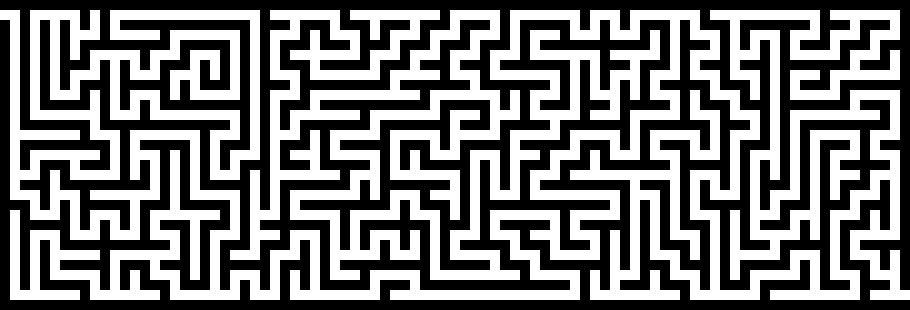
#> input picture SourceImg/Maze/104x60/Anh104x60/45_15/Mz_45_15_111.png, 910 x 310 px, found by its file name; its folder holds only this picture in this run
$ python test.py
#> lines starting #> are read from the running program, lines starting #| are printed output that depends on the picture
import os
import time
import tracemalloc
import pandas as pd
from PIL import Image
import numpy as np
from settings import wall_nodes_coords_list
from bfs_class import BreadthFirst
from dfs_class import DepthFirst
from astar_class import AStar
from dijkstra_class import Dijkstra
from bidirectional_class import Bidirectional
import gc


def read_image(image_path):
    file_list = os.listdir(image_path)

    # Chỉ lấy các tệp có định dạng ảnh (vd: .jpg, .png)
    image_files = [
        os.path.join(image_path, file)
        for file in file_list
        if file.lower().endswith((".jpg", ".jpeg", ".png", ".gif", ".bmp"))
    ]
    result = []
    image_names = []  # Tạo một list để lưu tên của các ảnh
    for file_path in image_files:
        img = Image.open(file_path)
#> img is the input picture: PIL image 910x310 RGBA; mean R, G, B, A 122.1, 122.1, 122.1, 255
        w, h = img.size
#> w = 910; h = 310

        target_size = (w // 10, h // 10)
#> target_size = (91, 31)
        img_resized = img.resize(target_size, resample=Image.BILINEAR)
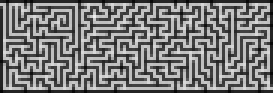
#> img_resized: PIL image 91x31 RGBA (shown 3 times larger); mean R, G, B, A 122.4, 122.4, 122.4, 255

        # Convert the resized image to a NumPy array
        matrix = np.array(img_resized)

        # Convert to binary matrix (0 for white, 1 for black)
        binary_matrix = (matrix[:, :, 0] > 128).astype(int)
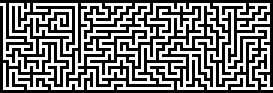
#> binary_matrix: shape (31, 91) int64 (shown 3 times larger); values 0 (black) and 1 (white), 47.9% white in thin lines or dots
        with open("binary_matrix.txt", "w") as file:
            for i in range(len(binary_matrix)):
                for j in range(len(binary_matrix[0])):
                    file.write(str(binary_matrix[i][j]))
                file.write("\n")
#> this loop made 31 passes

        print("a.txt")
        # result.append(binary_matrix)

        # Lưu tên của ảnh vào list
        image_names.append(os.path.splitext(os.path.basename(file_path))[0])

    return result, image_names  # Trả về kết quả và tên của các ảnh


def main():
    parent_folder = "D:\\SV\\HK6\\Algorithms and Analysis\\Maze\\SourceImg\\Maze\\Type\Test\\test1\\45_15"
    result, name = read_image(parent_folder)
    print(result)


if __name__ == "__main__":
    main()

$ run again, on SourceImg/Maze/104x60/Anh104x60/45_15/Mz_45_15_65.png
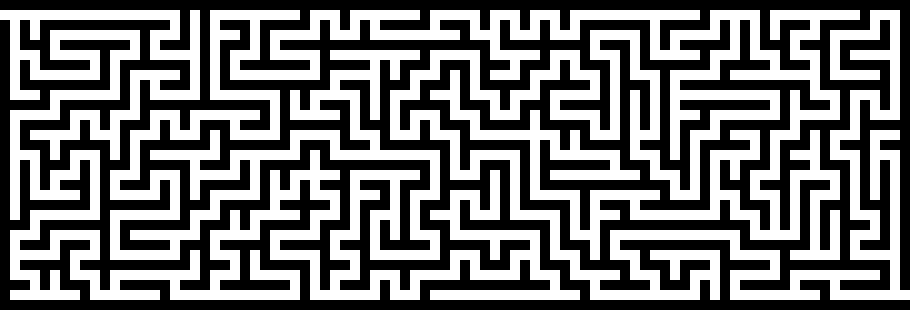
#> input picture SourceImg/Maze/104x60/Anh104x60/45_15/Mz_45_15_65.png, 910 x 310 px, found by its file name
#> in read_image, img is the input picture: PIL image 910x310 RGBA; mean R, G, B, A 122.1, 122.1, 122.1, 255
#> in read_image, `img_resized = img.resize(target_size, resample=Image.BILINEAR)`:
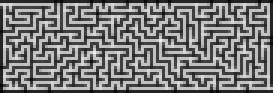
#> img_resized: PIL image 91x31 RGBA (shown 3 times larger); mean R, G, B, A 122.4, 122.4, 122.4, 255
#> in read_image, `binary_matrix = (matrix[:, :, 0] > 128).astype(int)`:
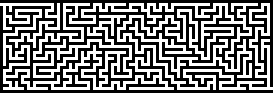
#> binary_matrix: shape (31, 91) int64 (shown 3 times larger); values 0 (black) and 1 (white), 47.9% white in thin lines or dots
#> the loop in read_image, `for i in range(len(binary_matrix)):` made 31 passes

$ run again, on SourceImg/Maze/104x60/Anh104x60/45_15/Mz_45_15_78.png
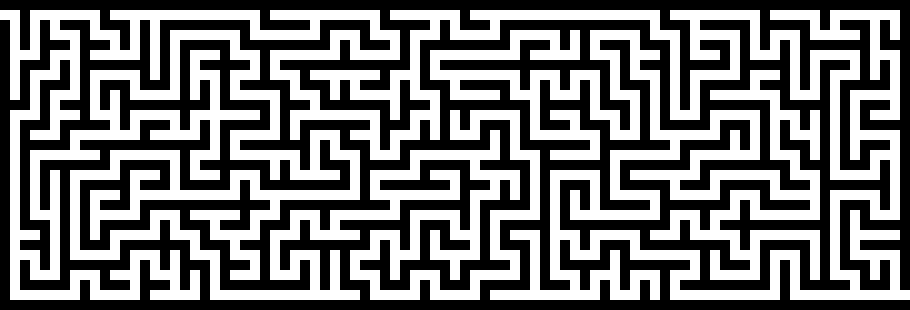
#> input picture SourceImg/Maze/104x60/Anh104x60/45_15/Mz_45_15_78.png, 910 x 310 px, found by its file name
#> in read_image, img is the input picture: PIL image 910x310 RGBA; mean R, G, B, A 122.1, 122.1, 122.1, 255
#> in read_image, `img_resized = img.resize(target_size, resample=Image.BILINEAR)`:
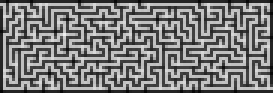
#> img_resized: PIL image 91x31 RGBA (shown 3 times larger); mean R, G, B, A 122.4, 122.4, 122.4, 255
#> in read_image, `binary_matrix = (matrix[:, :, 0] > 128).astype(int)`:
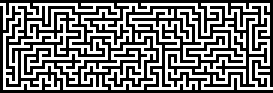
#> binary_matrix: shape (31, 91) int64 (shown 3 times larger); values 0 (black) and 1 (white), 47.9% white in thin lines or dots
#> the loop in read_image, `for i in range(len(binary_matrix)):` made 31 passes

$ run again, on SourceImg/Maze/104x60/Anh104x60/45_15/Mz_45_15_85.png
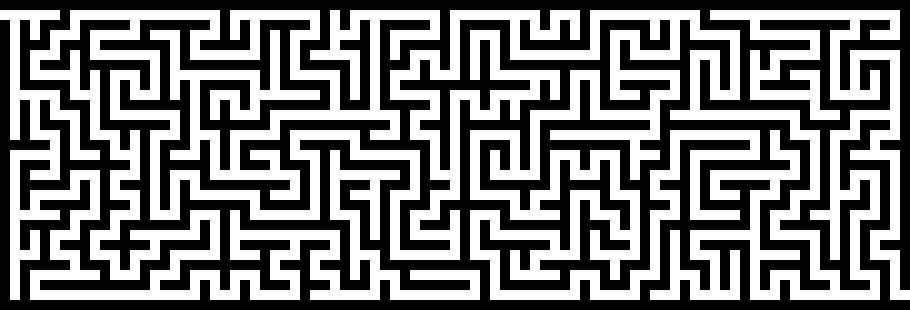
#> input picture SourceImg/Maze/104x60/Anh104x60/45_15/Mz_45_15_85.png, 910 x 310 px, found by its file name
#> in read_image, img is the input picture: PIL image 910x310 RGBA; mean R, G, B, A 122.1, 122.1, 122.1, 255
#> in read_image, `img_resized = img.resize(target_size, resample=Image.BILINEAR)`:
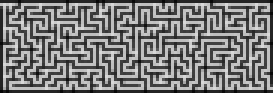
#> img_resized: PIL image 91x31 RGBA (shown 3 times larger); mean R, G, B, A 122.4, 122.4, 122.4, 255
#> in read_image, `binary_matrix = (matrix[:, :, 0] > 128).astype(int)`:
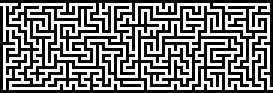
#> binary_matrix: shape (31, 91) int64 (shown 3 times larger); values 0 (black) and 1 (white), 47.9% white in thin lines or dots
#> the loop in read_image, `for i in range(len(binary_matrix)):` made 31 passes

$ run again, on SourceImg/Maze/104x60/Anh104x60/45_15/Mz_45_15_25.png
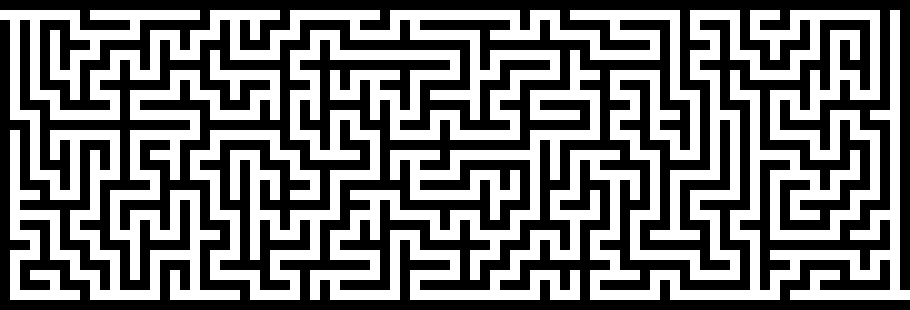
#> input picture SourceImg/Maze/104x60/Anh104x60/45_15/Mz_45_15_25.png, 910 x 310 px, found by its file name
#> in read_image, img is the input picture: PIL image 910x310 RGBA; mean R, G, B, A 122.1, 122.1, 122.1, 255
#> in read_image, `img_resized = img.resize(target_size, resample=Image.BILINEAR)`:
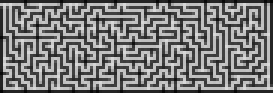
#> img_resized: PIL image 91x31 RGBA (shown 3 times larger); mean R, G, B, A 122.4, 122.4, 122.4, 255
#> in read_image, `binary_matrix = (matrix[:, :, 0] > 128).astype(int)`:
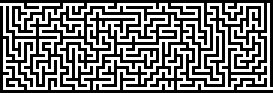
#> binary_matrix: shape (31, 91) int64 (shown 3 times larger); values 0 (black) and 1 (white), 47.9% white in thin lines or dots
#> the loop in read_image, `for i in range(len(binary_matrix)):` made 31 passes
